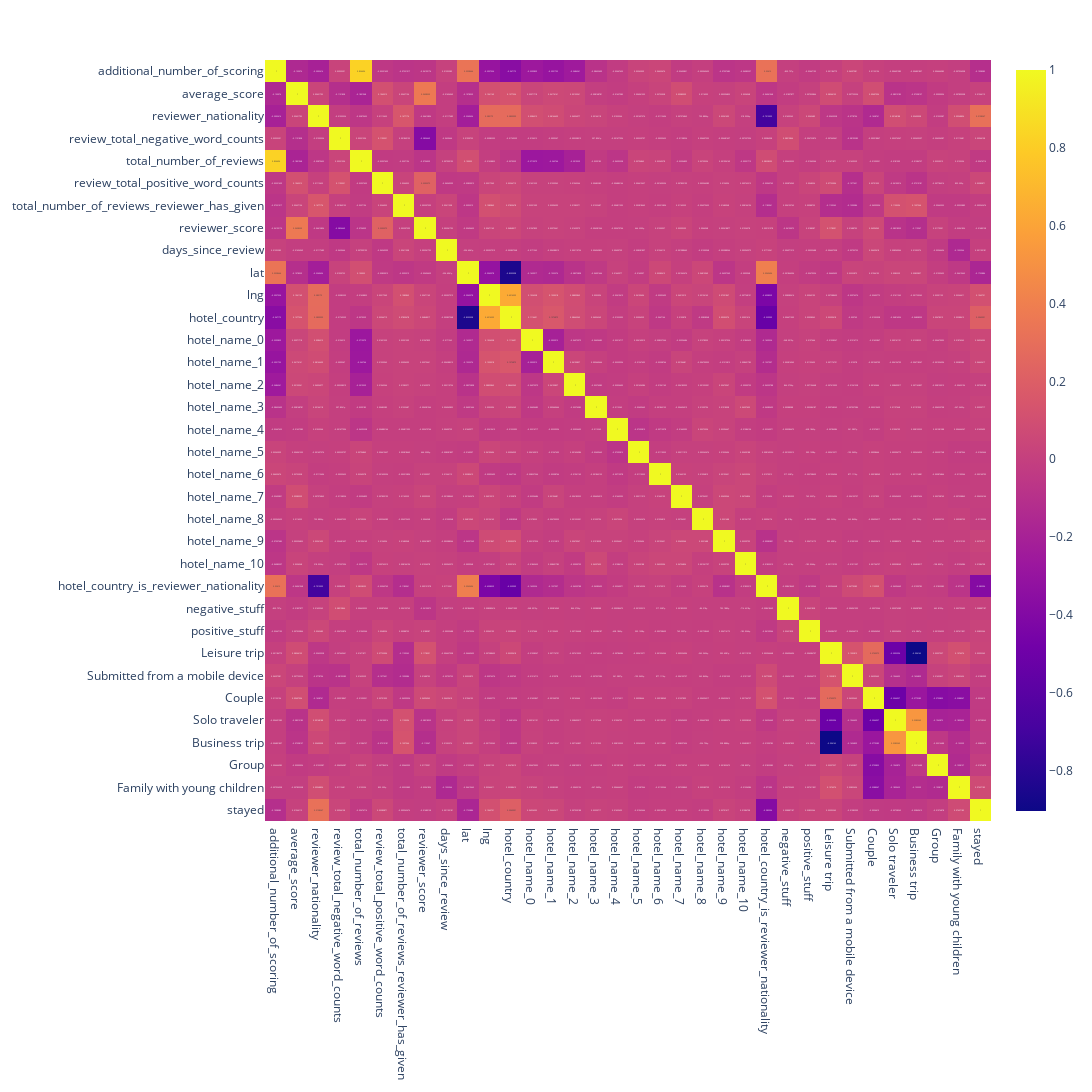

This figure's notebook cell:
### Markdown cell above
#### 2.3 Отбор признаков

### Code cell
fig = px.imshow(data.corr(numeric_only=True), 
                text_auto=True, aspect="auto",
                # width=40,
                # height=100
                )
fig.update_layout(width=1500, height=1500)
fig.show()

### Figure 1 — Plotly figure (JSON) as saved in the notebook; plotly's stock layout.template omitted (floating-point values rounded to 4 significant figures; data arrays with more than 128 entries replaced by an {"elided": "..."} marker saying what was removed)
{"data": [{"coloraxis": "coloraxis", "hovertemplate": "x: %{x}<br>y: %{y}<br>color: %{z}<extra></extra>", "name": "0", "texttemplate": "%{z}", "type": "heatmap", "x": ["additional_number_of_scoring", "average_score", "reviewer_nationality", "review_total_negative_word_counts", "total_number_of_reviews", "review_total_positive_word_counts", "total_number_of_reviews_reviewer_has_given", "reviewer_score", "days_since_review", "lat", "lng", "hotel_country", "hotel_name_0", "hotel_name_1", "hotel_name_2", "hotel_name_3", "hotel_name_4", "hotel_name_5", "hotel_name_6", "hotel_name_7", "hotel_name_8", "hotel_name_9", "hotel_name_10", "hotel_country_is_reviewer_nationality", "negative_stuff", "positive_stuff", "Leisure trip", "Submitted from a mobile device", "Couple", "Solo traveler", "Business trip", "Group", "Family with young children", "stayed"], "xaxis": "x", "y": ["additional_number_of_scoring", "average_score", "reviewer_nationality", "review_total_negative_word_counts", "total_number_of_reviews", "review_total_positive_word_counts", "total_number_of_reviews_reviewer_has_given", "reviewer_score", "days_since_review", "lat", "lng", "hotel_country", "hotel_name_0", "hotel_name_1", "hotel_name_2", "hotel_name_3", "hotel_name_4", "hotel_name_5", "hotel_name_6", "hotel_name_7", "hotel_name_8", "hotel_name_9", "hotel_name_10", "hotel_country_is_reviewer_nationality", "negative_stuff", "positive_stuff", "Leisure trip", "Submitted from a mobile device", "Couple", "Solo traveler", "Business trip", "Group", "Family with young children", "stayed"], "yaxis": "y", "z": {"elided": "34x34 float values"}}], "layout": {"coloraxis": {"colorscale": [[0, "#0d0887"], [0.1111, "#46039f"], [0.2222, "#7201a8"], [0.3333, "#9c179e"], [0.4444, "#bd3786"], [0.5556, "#d8576b"], [0.6667, "#ed7953"], [0.7778, "#fb9f3a"], [0.8889, "#fdca26"], [1, "#f0f921"]]}, "height": 1500, "margin": {"t": 60}, "width": 1500, "xaxis": {"anchor": "y", "domain": [0, 1]}, "yaxis": {"anchor": "x", "autorange": "reversed", "domain": [0, 1]}}}
